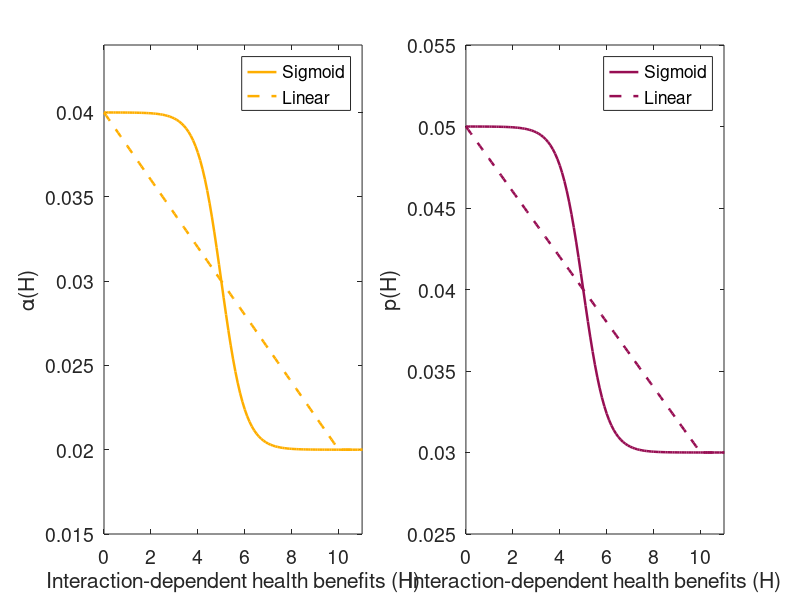

The MATLAB source for this figure:
% SIR+ models: Accounting for interaction-dependent disease susceptibility in the planning of public health interventions
%------------------------------------------------------------------------
% AUTHORSHIP AND CONTACT
% Original code by Maria M. Martignoni (Hebrew University of Jerusalem)
% Contact: maria.martignonimseya@mail.huji.ac.il
%-------------------------------------------------


clear all
close all


alpha_max = 0.04;
alpha_min = 0.02;

p_max = 0.05;
p_min = 0.03;

Hmaxi = 5; 
Hmaxm = 10; 


D = 0:.1:15;



alpha_lin = zeros(1,length(D));
for i = 1:size(D,2)
if D(i) <= Hmaxi*2
alpha_lin(i) = -(alpha_max-alpha_min)/(Hmaxi*2)*D(i)+alpha_max;
elseif D(i)>Hmaxi*2
alpha_lin(i) = alpha_min;
end
end


figure(3)
subplot(1,2,1)
plot(D,(alpha_min + (alpha_max-alpha_min)/2*(1-tanh((D-Hmaxi)*1))), 'Color',[0.995 0.681 0],'Linestyle','-', 'Linewidth',1.8);
hold on
plot(D,alpha_lin,'Color',[0.995 0.681 0],'Linestyle','--', 'Linewidth',1.8);
axis([0  11 0.015 alpha_max*(1.1)])
legend({'Sigmoid','Linear'},'FontSize',14)
xlabel('Interaction-dependent health benefits (H)')
ylabel('\alpha(H)')
set(gca,'fontsize', 14)


p_lin = zeros(1,length(D));
for i = 1:size(D,2)
if D(i) <= Hmaxi*2
p_lin(i) = -(p_max-p_min)/(Hmaxi*2)*D(i)+p_max;
elseif D(i)>Hmaxi*2
p_lin(i) = p_min;
end
end



figure(3)
subplot(1,2,2)
plot(D,(p_min + (p_max-p_min)/2*(1-tanh((D-Hmaxi)*1))), 'Color',[0.592 0.054 0.325],'Linestyle','-', 'Linewidth',1.8);
hold on
plot(D,p_lin,'Color',[0.592 0.054 0.325],'Linestyle','--', 'Linewidth',1.8);
axis([0  11 0.025 p_max*(1.1)])
legend({'Sigmoid','Linear'},'FontSize',14)
xlabel('Interaction-dependent health benefits (H)')
ylabel('p(H)')
set(gca,'fontsize', 14)

